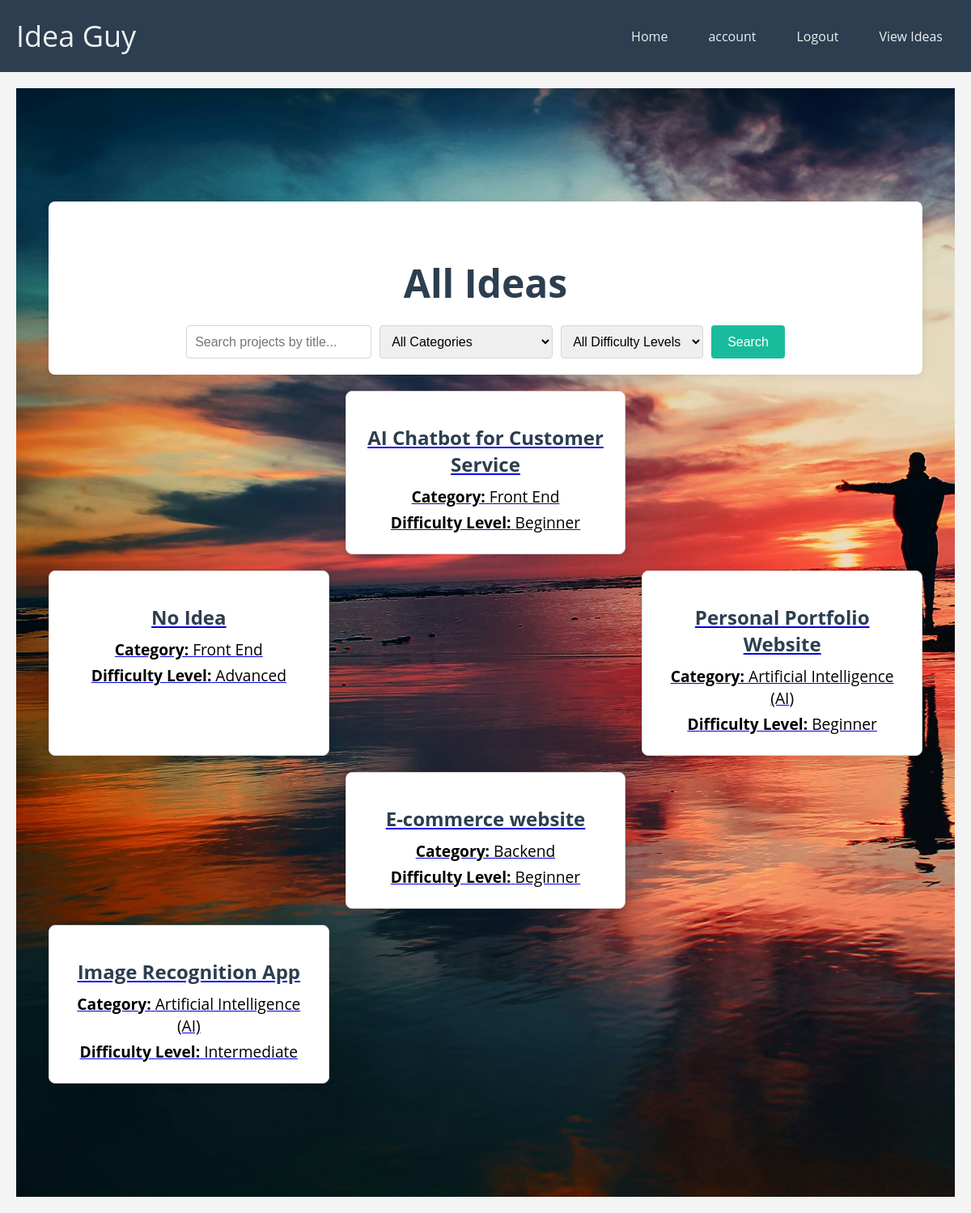
The page /all_ideas (signed in) on the database its author committed.
### the_idea/models.py (models this page shows, shortened)
class Projects(db.Model):
    project_id = db.Column(db.String(20), primary_key=True)
    title = db.Column(db.String(80), nullable=False)
    difficulty_level = db.Column(db.String(50), nullable=False)
    category = db.Column(db.String(50), nullable=False)
    description = db.Column(db.Text, nullable=False)
    category_id = db.Column(db.Integer, db.ForeignKey('categories.category_id'), nullable=False)
    user_id = db.Column(db.String(20), db.ForeignKey('users.id'), nullable=False)
    created_at = db.Column(db.DateTime, default=db.func.current_timestamp())
    updated_at = db.Column(db.DateTime, default=db.func.current_timestamp())

### the_idea/routes.py (the view, shortened to what this page needs)
@app.route('/all_ideas', methods = ['GET', 'POST'])
def all_ideas():
    projects = Projects.query.all()
    categories = Categories.query.all()
    form = SearchForm()
    return render_template('all_ideas.html', projects = projects, form = form, categories=categories, title = 'All Ideas')

### the_idea/forms.py
class SearchForm(FlaskForm):
    search_bar = StringField('Search')
    category_filter = SelectField('Category', choices=[('All Categories','All Categories')] + [(category.category_id, category.category_name) for category in Categories.query.all()], validators=[DataRequired()])
    difficulty_filter = SelectField('Difficulty Level', choices=[('All Difficulty Levels','All Difficulty Levels'), ('Beginner', 'Beginner'), ('Intermediate', 'Intermediate'), ('Advanced', 'Advanced')], validators=[DataRequired()])
    submit = SubmitField('Search')

### the_idea/models.py (called while the page is built)
@login_manager.user_loader
def load_user(user_id):
    return Users.query.get(user_id)

### the_idea/templates/all_ideas.html (shortened to what this page needs)
{% extends "layout.html" %}
{% block content %}
<head>
    <link rel="stylesheet" href="{{ url_for('static', filename='css/all_ideas.css') }}">
</head>
<main>
    <section class="search-container">
        <h1>{{ title }}</h1>
        <form method="POST" action="{{ url_for('all_ideas') }}">
            <div class="search-filters">
                {{ form.search_bar(class="form-control", id="search-bar", placeholder="Search projects by title...") }}
                {{ form.category_filter(class="form-control", id="category-filter") }}
                {{ form.difficulty_filter(class="form-control", id="difficulty-filter") }}
                {{ form.submit(class="btn", id="search-button") }}
            </div>
        </form>
    </section>
    <section class="projects-container">
        {% for project in projects %}
        <a href="url_for('view_description, project_id = project.project_id')">
        <article class="project-card">
            <h2>{{ project.title }}</h2>
            <p><strong>Category:</strong> {{ project.category }}</p>
            <p><strong>Difficulty Level:</strong> {{ project.difficulty_level }}</p>
        </a>
        {% endfor %}
    </section>
</main>
{% endblock %}

### the_idea/static/css/home.css (style rules this page uses)
body { font-family: Arial, sans-serif; margin: 0; background-color: #ECF0F1; color: #2C3E50; margin-top: auto; }
.hero h1 { font-size: 3em; margin-bottom: 10px; animation: slideInLeft 1s ease-in-out; }
.hero p { font-size: 1.2em; margin-bottom: 20px; animation: slideInRight 1s ease-in-out; }
.btn { background-color: #18BC9C; color: #ECF0F1; padding: 15px 30px; text-decoration: none; border-radius: 5px; font-size: 1.2em; transition: background-color 0.3s; animation: zoomIn 1.5s ease-in-out; }

### the_idea/static/css/all_ideas.css (style rules this page uses)
body { font-family: 'Open Sans', sans-serif; margin: 0; background-color: #F4F4F4; color: #333; }
main { padding: 20px; }
.search-container { max-width: 1200px; margin: 20px auto; background-color: #FFFFFF; border-radius: 8px; box-shadow: 0 2px 10px rgba(0, 0, 0, 0.1); padding: 20px; text-align: center; }
.search-container h1 { margin-bottom: 20px; color: #2C3E50; }
.search-filters { display: flex; flex-wrap: wrap; justify-content: center; gap: 10px; }
.search-filters input, .search-filters select { padding: 10px; border: 1px solid #D5D5D5; border-radius: 4px; font-size: 1em; }
#search-button { padding: 10px 20px; background-color: #18BC9C; color: #FFFFFF; border: none; border-radius: 4px; cursor: pointer; transition: background-color 0.3s; }
.projects-container { max-width: 1200px; margin: 20px auto; display: grid; grid-template-columns: repeat(auto-fill, minmax(300px, 1fr)); gap: 20px; }
.project-card { background-color: #FFFFFF; border: 1px solid #D5D5D5; border-radius: 8px; box-shadow: 0 2px 10px rgba(0, 0, 0, 0.1); padding: 20px; }
.project-card h2 { font-size: 1.5em; color: #2C3E50; margin-bottom: 10px; }
.project-card p { margin: 5px 0; color: black; }

### rows shown on the page
Projects: title "AI Chatbot for Customer Service", category "Front End", difficulty_level "Beginner"
Projects: title "No Idea", category "Front End", difficulty_level "Advanced"
Projects: title "Personal Portfolio Website", category "Artificial Intelligence (AI)", difficulty_level "Beginner"
Projects: title "E-commerce website", category "Backend", difficulty_level "Beginner"
Projects: title "Image Recognition App", category "Artificial Intelligence (AI)", difficulty_level "Intermediate"

### other values the page prints
{{ title }} "All Ideas"
